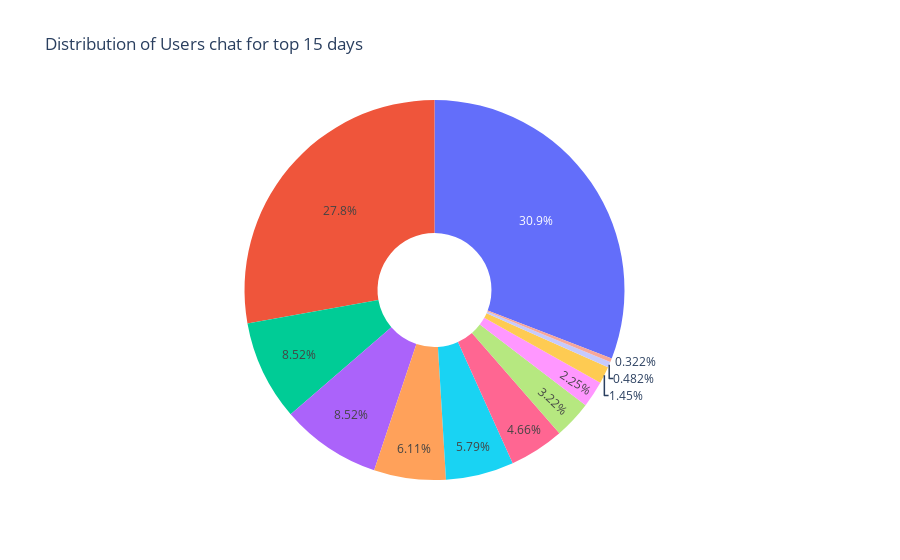

Here is the notebook cell this chart was saved with:
### Code cell
import plotly.graph_objects as go
month_per_msg = df.groupby('month')['month'].count().nlargest(15).reset_index(name='msg_count')
fig = go.Figure(data=[go.Pie(labels=month_per_msg['month'], values=month_per_msg['msg_count'], hole=.3
                             )])
# fig.update_traces(textposition='inside', textinfo='percent+label')
fig.update_layout(showlegend=False, yaxis={'visible':False}, title='Distribution of Users chat for top 15 days')
fig.show()

### Figure 1 — Plotly figure (JSON) as saved in the notebook; plotly's stock layout.template omitted (floating-point values rounded to 4 significant figures)
{"data": [{"hole": 0.3, "labels": [7, 10, 11, 12, 5, 3, 1, 9, 2, 6, 8, 4], "type": "pie", "values": [192, 173, 53, 53, 38, 36, 29, 20, 14, 9, 3, 2]}], "layout": {"showlegend": false, "title": {"text": "Distribution of Users chat for top 15 days"}, "yaxis": {"visible": false}}}
